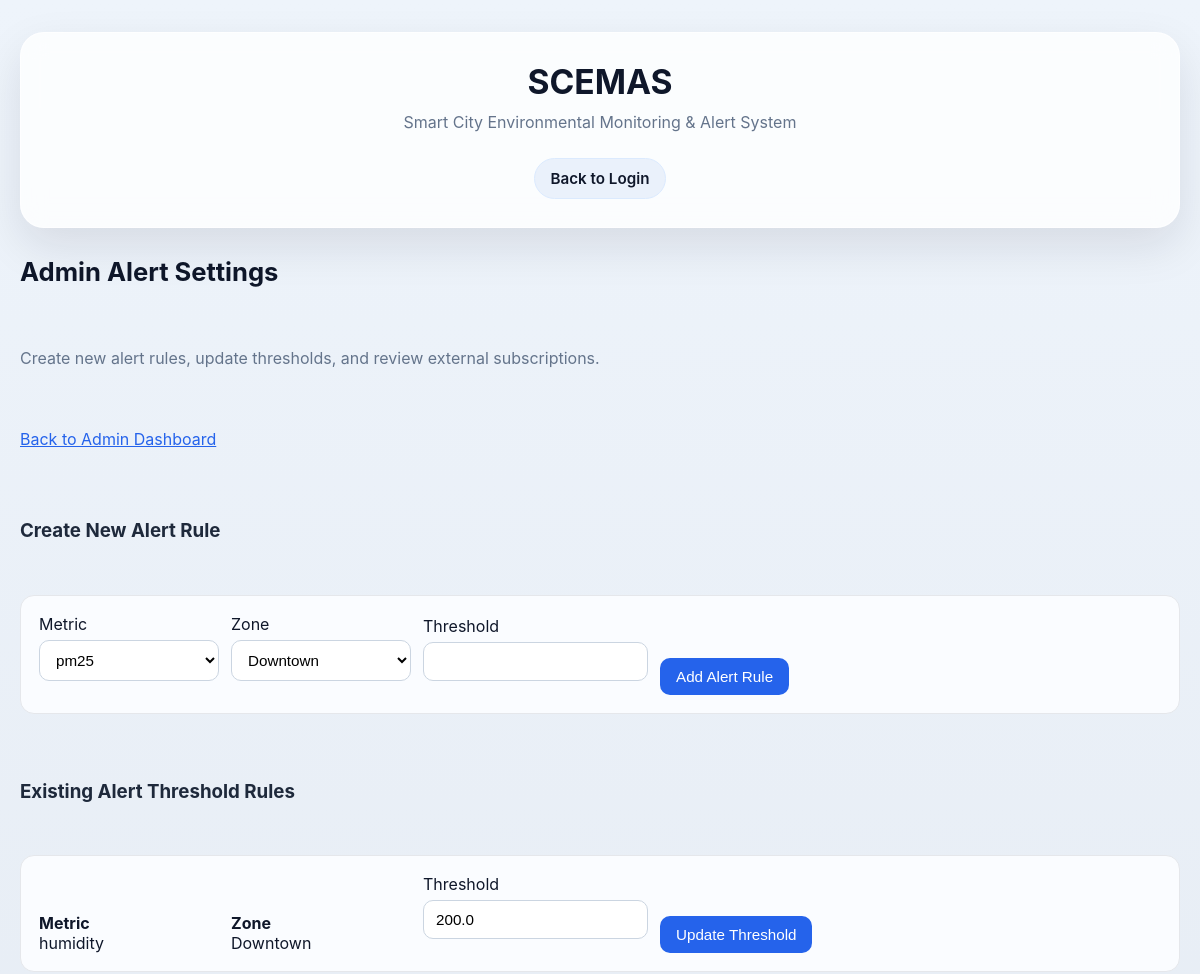
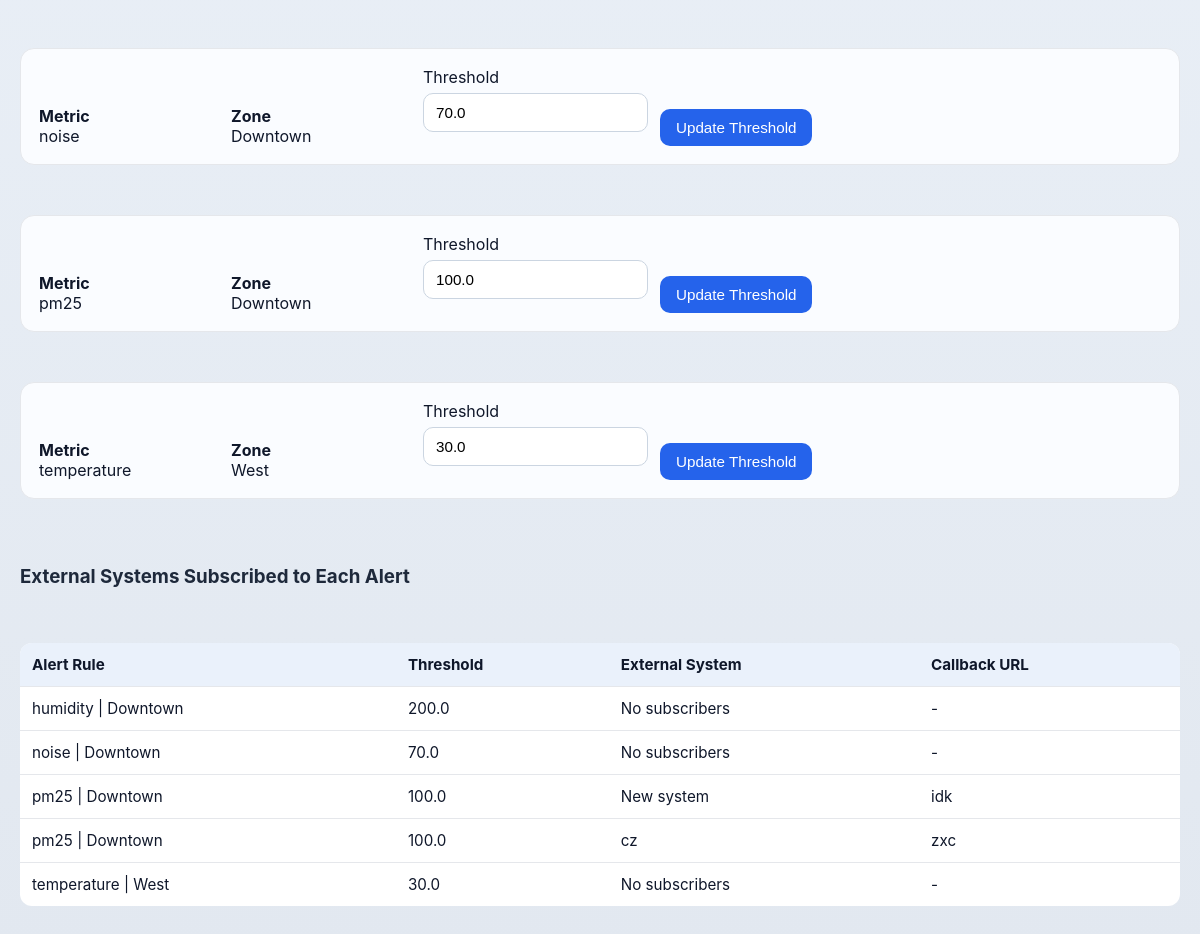
Screenshot of /admin/alerts with the database file from the repository (2 pictures, top to bottom).
### tables this page shows
CREATE TABLE alert_rules (
            id INTEGER PRIMARY KEY AUTOINCREMENT,
            metric TEXT NOT NULL,
            zone TEXT NOT NULL,
            threshold REAL NOT NULL,
            enabled INTEGER NOT NULL DEFAULT 1
        );

CREATE TABLE external_systems (
            id INTEGER PRIMARY KEY AUTOINCREMENT,
            system_name TEXT NOT NULL,
            callback_url TEXT NOT NULL,
            alert_rule_id INTEGER NOT NULL,
            FOREIGN KEY (alert_rule_id) REFERENCES alert_rules(id)
        );

### app.py (the view)
@app.route("/admin/alerts", methods=["GET", "POST"])
def admin_alert_settings():
    if request.method == "POST":
        handle_alert_form(request.form)
    return render_template(
        "alert_settings.html",
        rules=fetch_all_rules(),
        subscriptions=fetch_subscriptions(),
        available_metrics=fetch_available_metrics(),
        available_zones=fetch_available_zones()
    )

### abstractions/alert_rule_model.py (called while the page is built)
def get_all_alert_rules():
    conn = get_db_connection()
    rules = conn.execute("""
        SELECT * FROM alert_rules
        ORDER BY zone, metric
    """).fetchall()
    conn.close()
    return rules

### abstractions/db.py (called while the page is built)
def get_db_connection():
    conn = sqlite3.connect(DB_NAME)
    conn.row_factory = sqlite3.Row
    return conn

### abstractions/external_system_model.py (called while the page is built)
def get_external_systems_by_alert():
    conn = get_db_connection()
    rows = conn.execute("""
        SELECT
            alert_rules.id AS rule_id,
            alert_rules.metric,
            alert_rules.zone,
            alert_rules.threshold,
            external_systems.id AS system_id,
            external_systems.system_name,
            external_systems.callback_url
        FROM alert_rules
        LEFT JOIN external_systems
            ON external_systems.alert_rule_id = alert_rules.id
        ORDER BY alert_rules.zone, alert_rules.metric, external_systems.system_name
    """).fetchall()
    conn.close()
    return rows

### controllers/alert_management_controller.py (called while the page is built)
def fetch_all_rules():
    return get_all_alert_rules()

def fetch_available_metrics():
    return AVAILABLE_METRICS

def fetch_available_zones():
    return AVAILABLE_ZONES

### controllers/subscription_management_controller.py (called while the page is built)
def fetch_subscriptions():
    return get_external_systems_by_alert()

### templates/alert_settings.html (shortened to what this page needs)
{% extends "base.html" %}
{% block content %}
<h2>Admin Alert Settings</h2>
<p class="info-text">Create new alert rules, update thresholds, and review external subscriptions.</p>
<p><a href="{{ url_for('admin_dashboard') }}">Back to Admin Dashboard</a></p>
<h3>Create New Alert Rule</h3>
<form method="POST" class="card-section inline-form">
    <div>
        <label for="metric">Metric</label><br>
        <select name="metric" id="metric" required>
            {% for metric in available_metrics %}
            <option value="{{ metric }}">{{ metric }}</option>
            {% endfor %}
        </select>
    </div>
    <div>
        <label for="zone">Zone</label><br>
        <select name="zone" id="zone" required>
            {% for zone in available_zones %}
            <option value="{{ zone }}">{{ zone }}</option>
            {% endfor %}
        </select>
    </div>
    <div>
        <label for="threshold">Threshold</label><br>
        <input type="number" step="any" name="threshold" id="threshold" required>
    </div>
    <div>
        <button type="submit">Add Alert Rule</button>
    </div>
</form>
<h3>Existing Alert Threshold Rules</h3>
{% if rules %}
{% for rule in rules %}
<form method="POST" class="card-section inline-form">
    <div>
        <strong>Metric</strong><br>
        {{ rule["metric"] }}
    </div>
    <div>
        <strong>Zone</strong><br>
        {{ rule["zone"] }}
    </div>
    <div>
        <label for="threshold_{{ rule['id'] }}">Threshold</label><br>
        <input type="number" step="any" id="threshold_{{ rule['id'] }}" name="threshold" value="{{ rule['threshold'] }}"
            required>
    </div>
    <div>
        <button type="submit">Update Threshold</button>
    </div>
</form>
{% endfor %}
{% else %}
<p>No alert rules found.</p>
{% endif %}
<h3>External Systems Subscribed to Each Alert</h3>
{% if subscriptions %}
<table>
    <tr>
        <th>Alert Rule</th>
        <th>Threshold</th>
        <th>External System</th>
        <th>Callback URL</th>
    </tr>
    {% for row in subscriptions %}
    <tr>
        <td>{{ row["metric"] }} | {{ row["zone"] }}</td>
        <td>{{ row["threshold"] }}</td>
        <td>
            {% if row["system_name"] %}
            {{ row["system_name"] }}
            {% else %}
            No subscribers
            {% endif %}
        </td>
        <td>
            {% if row["callback_url"] %}
            {{ row["callback_url"] }}
            {% else %}
            -
            {% endif %}
        </td>
    </tr>
    {% endfor %}
</table>
{% else %}
<p>No subscriptions found.</p>
{% endif %}
{% endblock %}

### static/style.css (style rules this page uses)
* { box-sizing: border-box; }
body { margin: 0; font-family: Arial, sans-serif; background: #f4f7fb; color: #1f2937; }
h2 { margin-top: 0; color: #0f172a; font-size: 1.6rem; }
h3 { margin-top: 28px; color: #1e293b; }
p { line-height: 1.6; }
table { width: 100%; border-collapse: collapse; margin-top: 14px; background: #ffffff; overflow: hidden; border-radius: 12px; }
th { background: #eaf1fb; color: #0f172a; text-align: left; padding: 12px; font-size: 0.95rem; }
td { padding: 12px; border-top: 1px solid #e5e7eb; vertical-align: top; font-size: 0.95rem; }
form { margin-top: 12px; }
input[type="text"], input[type="number"], select { width: 100%; max-width: 320px; padding: 10px 12px; border: 1px solid #cbd5e1; border-radius: 10px; font-size: 0.95rem; margin-top: 6px; margin-bottom: 14px; background: #fff; }
button { background: #2563eb; color: white; border: none; padding: 10px 16px; border-radius: 10px; font-size: 0.95rem; cursor: pointer; transition: 0.2s ease; }
a { color: #2563eb; }
.info-text { color: #64748b; margin-bottom: 18px; }
.card-section { border: 1px solid #e5e7eb; border-radius: 14px; padding: 18px; margin-bottom: 16px; background: #fafcff; }
.inline-form { display: flex; flex-wrap: wrap; gap: 12px; align-items: end; }
.inline-form>div { min-width: 180px; }
body { margin: 0; font-family: Inter, Arial, sans-serif; background: linear-gradient(180deg, #eef4fb 0%, #e2e8f0 100%); color: #0f172a; }

### rows the page displays
alert_rules: metric "humidity", zone "Downtown", threshold "200.0", shows "No subscribers"
alert_rules: metric "noise", zone "Downtown", threshold "70.0", shows "No subscribers"
alert_rules: metric "pm25", zone "Downtown", threshold "100.0"
alert_rules: metric "temperature", zone "West", threshold "30.0", shows "No subscribers"
external_systems: metric "pm25", zone "Downtown", threshold "100.0", system_name "New system", callback_url "idk"
external_systems: metric "pm25", zone "Downtown", threshold "100.0", system_name "cz", callback_url "zxc"

### other values shown
form field metric "pm25"
form field zone "Downtown"
